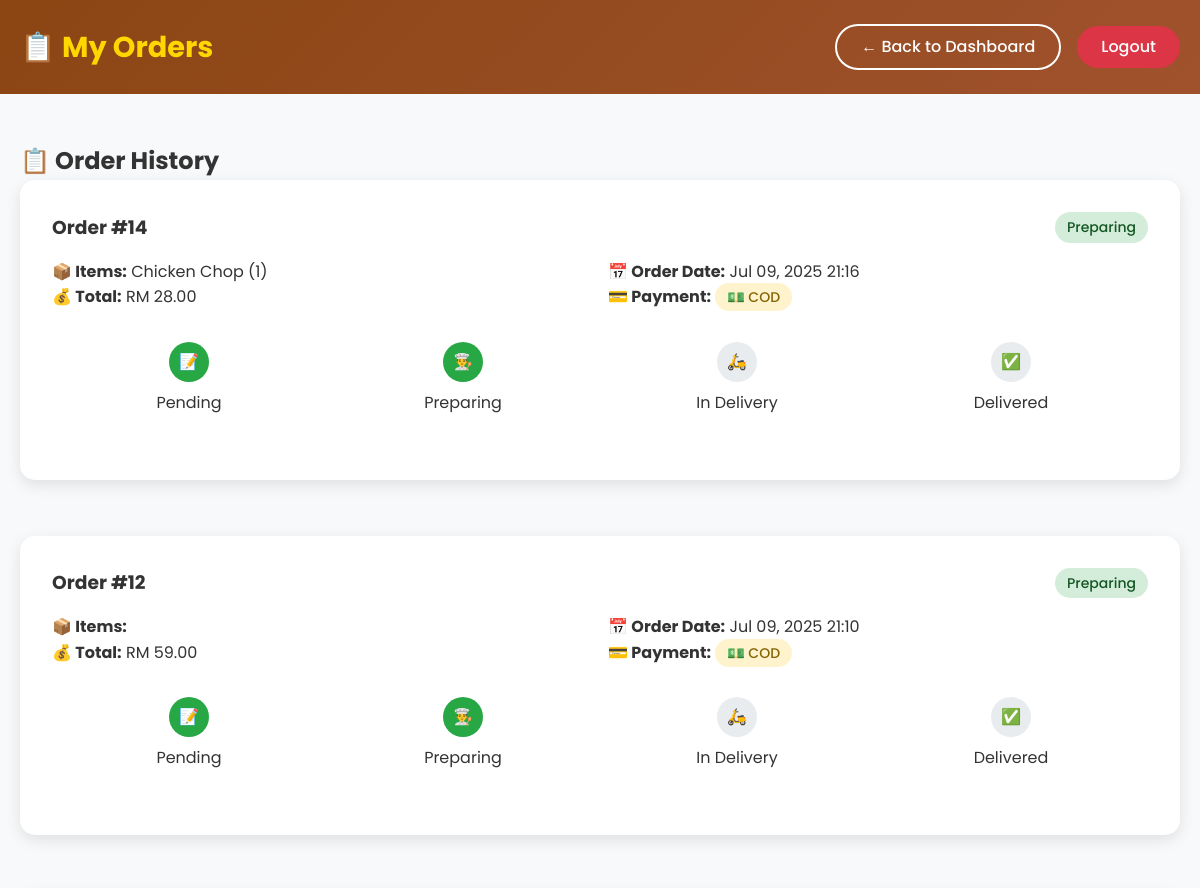
Page /customer_orders.php (signed in, upper part) on the earlier database version.
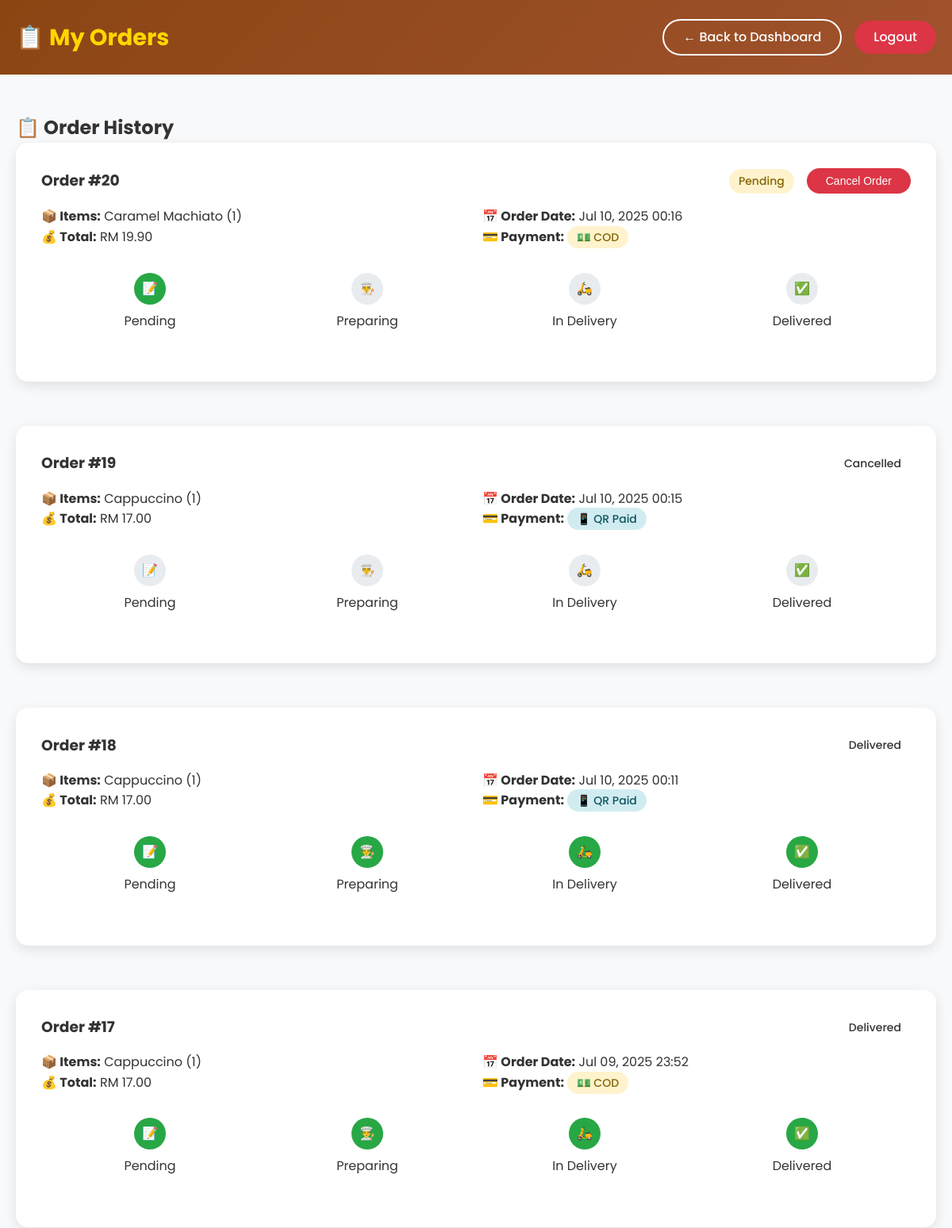
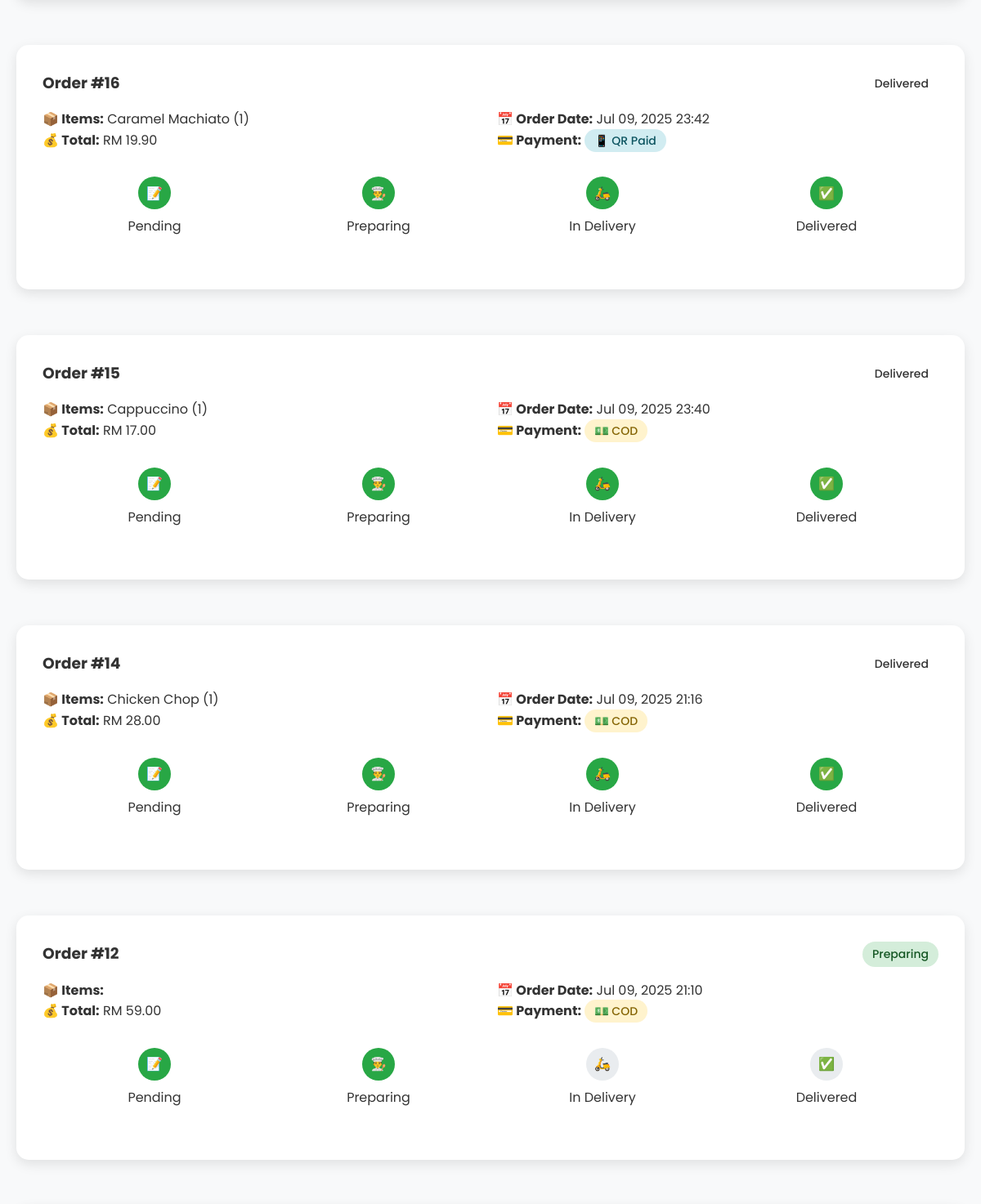
Same page on the later database version (2 pictures, top to bottom).
### tables this page shows
CREATE TABLE `orders` (
  `order_id` int(11) NOT NULL,
  `admin_id` int(11) DEFAULT NULL,
  `cust_id` int(11) DEFAULT NULL,
  `rider_id` int(11) DEFAULT NULL,
  `order_date` datetime DEFAULT NULL,
  `order_status` varchar(50) DEFAULT NULL,
  `total_price` decimal(10,2) DEFAULT NULL,
  `delivery_status` int(11) DEFAULT NULL,
  `payment_method` varchar(10) DEFAULT 'cod',
  `delivery_address` text DEFAULT NULL,
  `payment_proof` varchar(255) DEFAULT NULL
);

### customer_orders.php (the view, shortened to what the changed rows need)
<?php
include 'config/database.php';
$stmt = $pdo->prepare("SELECT o.*, o.delivery_address,
                      GROUP_CONCAT(CONCAT(p.product_name, ' (', od.qty, ')') SEPARATOR ', ') as items
                      FROM orders o
                      LEFT JOIN order_details od ON o.order_id = od.orders_id
                      LEFT JOIN product p ON od.product_id = p.product_id
                      WHERE o.cust_id = ?
                      GROUP BY o.order_id
                      ORDER BY o.order_date DESC");
$stmt->execute([$_SESSION['user_id']]);
$orders = $stmt->fetchAll();
?>
<!DOCTYPE html>
<html lang="en">
<head>
    <link rel="stylesheet" href="css/style.css">
</head>
<body>
<div class="dashboard">
    <div class="container">
        <div class="dashboard-content">
            <h2>📋 Order History</h2>
            <?php if (empty($orders)): ?>
                <div style="background: white; padding: 3rem; border-radius: 15px; text-align: center; box-shadow: 0 5px 15px rgba(0,0,0,0.1);">
                    <div style="font-size: 4rem; margin-bottom: 1rem;">🍽️</div>
                    <h3>No orders yet</h3>
                    <p>Start by browsing our delicious menu!</p>
                    <a href="customer_dashboard.php" class="btn btn-primary" style="margin-top: 1rem;">
                        Browse Menu
                    </a>
                </div>
            <?php else: ?>
                <div style="display: grid; gap: 1.5rem;">
                    <?php foreach ($orders as $order): ?>
                        <div class="order-status">
                            <div style="display: flex; justify-content: space-between; align-items: center; margin-bottom: 1rem;">
                                <h3>Order #<?php echo $order['order_id']; ?></h3>
                                <div style="display: flex; align-items: center; gap: 1rem;">
                                    <span class="status-badge status-<?php echo strtolower(str_replace(' ', '', $order['order_status'])); ?>">
                                        <?php echo $order['order_status']; ?>
                                    </span>
                                    <?php if ($order['order_status'] === 'Pending'): ?>
                                        <form method="POST" style="display: inline;">
                                            <button type="submit" name="cancel_order" class="btn btn-danger" style="font-size: 0.875rem;" onclick="return confirm('Are you sure you want to cancel this order?')">
                                                Cancel Order
                                            </button>
                                        </form>
                                    <?php endif; ?>
                                </div>
                            </div>
                            <div style="display: grid; grid-template-columns: repeat(auto-fit, minmax(250px, 1fr)); gap: 1rem; margin-bottom: 1rem;">
                                <div>
                                    <p><strong>📦 Items:</strong> <?php echo $order['items']; ?></p>
                                    <p><strong>💰 Total:</strong> RM <?php echo number_format($order['total_price'], 2); ?></p>
                                </div>
                                <div>
                                    <p><strong>📅 Order Date:</strong> <?php echo date('M d, Y H:i', strtotime($order['order_date'])); ?></p>
                                    <p><strong>💳 Payment:</strong>
                                        <span class="status-badge <?php echo ($order['payment_method'] ?? 'cod') === 'cod' ? 'status-pending' : 'status-completed'; ?>">
                                            <?php echo ($order['payment_method'] ?? 'cod') === 'cod' ? '💵 COD' : '📱 QR Paid'; ?>
                                        </span>
                                    </p>
                                </div>
                            </div>
                            <div class="status-timeline">
                                <div class="status-step <?php echo in_array($order['order_status'], ['Pending', 'Preparing', 'In Delivery', 'Delivered']) ? 'active' : ''; ?>">
                                    <div class="status-icon">📝</div>
                                    <span>Pending</span>
                                </div>
                                <div class="status-step <?php echo in_array($order['order_status'], ['Preparing', 'In Delivery', 'Delivered']) ? 'active' : ''; ?>">
                                    <div class="status-icon">👨‍🍳</div>
                                    <span>Preparing</span>
                                </div>
                                <div class="status-step <?php echo in_array($order['order_status'], ['In Delivery', 'Delivered']) ? 'active' : ''; ?>">
                                    <div class="status-icon">🛵</div>
                                    <span>In Delivery</span>
                                </div>
                                <div class="status-step <?php echo $order['order_status'] === 'Delivered' ? 'active' : ''; ?>">
                                    <div class="status-icon">✅</div>
                                    <span>Delivered</span>
                                </div>
                            </div>
                        </div>
                    <?php endforeach; ?>
                </div>
            <?php endif; ?>
        </div>
    </div>
</div>
</body>
</html>

Differences in the rows shown:
added orders: order_id "20", order_status "Pending", items "Caramel Machiato (1)", total_price "19.90", order_date "Jul 10, 2025 00:16", payment_method "💵 COD"
added orders: order_id "19", order_status "Cancelled", items "Cappuccino (1)", total_price "17.00", order_date "Jul 10, 2025 00:15", payment_method "📱 QR Paid"
added orders: order_id "18", order_status "Delivered", items "Cappuccino (1)", total_price "17.00", order_date "Jul 10, 2025 00:11", payment_method "📱 QR Paid"
added orders: order_id "17", order_status "Delivered", items "Cappuccino (1)", total_price "17.00", order_date "Jul 09, 2025 23:52", payment_method "💵 COD"
added orders: order_id "16", order_status "Delivered", items "Caramel Machiato (1)", total_price "19.90", order_date "Jul 09, 2025 23:42", payment_method "📱 QR Paid"
added orders: order_id "15", order_status "Delivered", items "Cappuccino (1)", total_price "17.00", order_date "Jul 09, 2025 23:40", payment_method "💵 COD"
changed orders "Jul 09, 2025 21:16": order_status "Preparing" → "Delivered"
